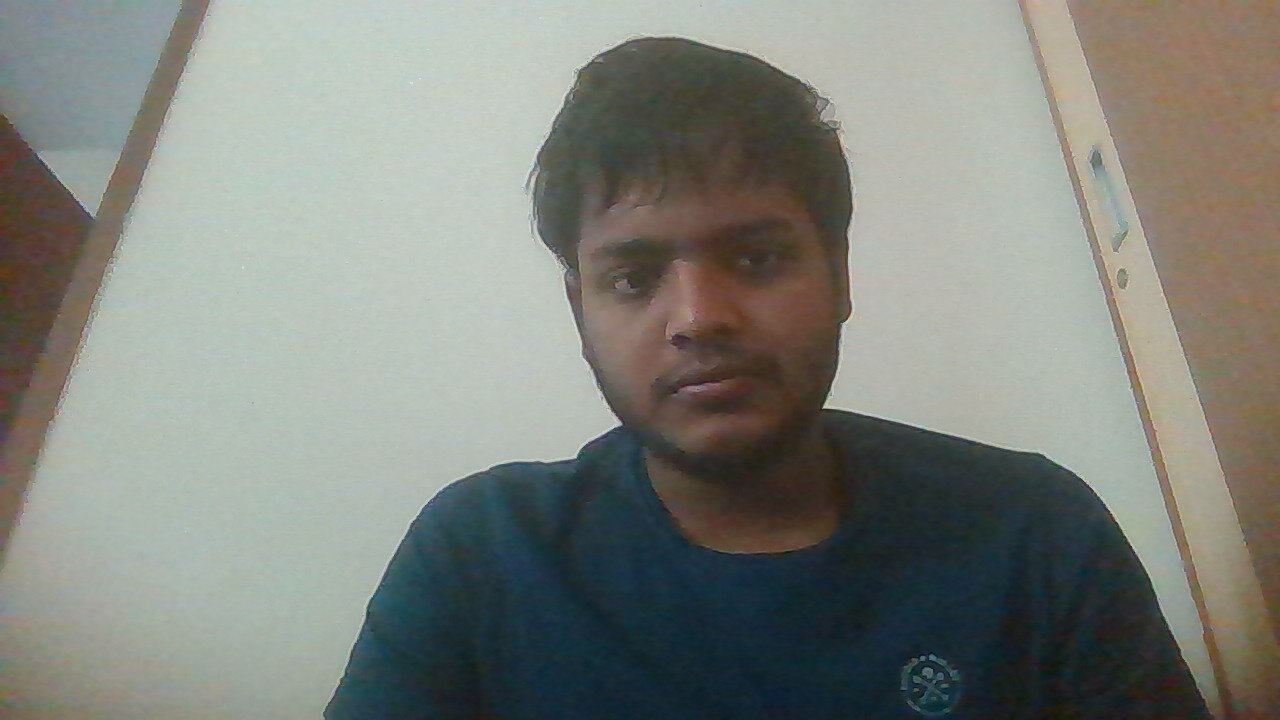
#> input picture input.jpg, 1280 x 720 px
$ python g2.py
#> lines starting #> are read from the running program, lines starting #| are printed output that depends on the picture; after the words box and inside, x2 and y2 are one past the last pixel; in counts of white or black regions, pixels touching at a corner belong together
import cv2
import numpy as np
from PIL import Image, ImageFilter


def ghiblify_image(
    input_path,
    output_path,
    saturation_factor=1.4,
    brightness_factor=1.1,
    edge_preserve=True,
    cartoon_strength=3,
    blur_radius=1,
):
    """
    Apply a Studio Ghibli-inspired artistic style to an image.

    Parameters:
    - input_path: Path to the input image
    - output_path: Path to save the output image
    - saturation_factor: Increase color saturation (1.0 = no change)
    - brightness_factor: Adjust brightness (1.0 = no change)
    - edge_preserve: Whether to preserve edges
    - cartoon_strength: Strength of cartoon effect (1-5)
    - blur_radius: Radius for edge-preserving blur
    """
#> called with input_path = 'input.jpg', output_path = 'ghibli_output.jpg', saturation_factor = 1.4, brightness_factor = 1.1, edge_preserve = True, cartoon_strength = 3, blur_radius = 1

    # Read the image
    img = cv2.imread(input_path)
#> img is the input picture: shape (720, 1280, 3); mean B, G, R 124.1, 130.9, 127.9
    if img is None:
        raise ValueError("Image not found or unable to read")

    # Convert to PIL Image for some operations
    pil_img = Image.fromarray(cv2.cvtColor(img, cv2.COLOR_BGR2RGB))

    # 1. Soften the image with edge-preserving blur
    if edge_preserve:
        blurred = cv2.bilateralFilter(img, d=9, sigmaColor=75, sigmaSpace=75)
    else:
        blurred = cv2.GaussianBlur(img, (5, 5), 0)

    # 2. Enhance colors (Ghibli style often has vibrant colors)
    hsv = cv2.cvtColor(blurred, cv2.COLOR_BGR2HSV)
#> hsv: shape (720, 1280, 3); mean H, S, V 54.5, 49.8, 136.8
    hsv[..., 1] = np.clip(hsv[..., 1] * saturation_factor, 0, 255)
#> hsv: shape (720, 1280, 3); mean H, S, V 54.5, 69.3, 136.8
    hsv[..., 2] = np.clip(hsv[..., 2] * brightness_factor, 0, 255)
#> hsv: shape (720, 1280, 3); mean H, S, V 54.5, 69.3, 150.1
    color_enhanced = cv2.cvtColor(hsv, cv2.COLOR_HSV2BGR)

    # 3. Apply a slight painterly effect
    painterly = cv2.stylization(color_enhanced, sigma_s=60, sigma_r=0.45)
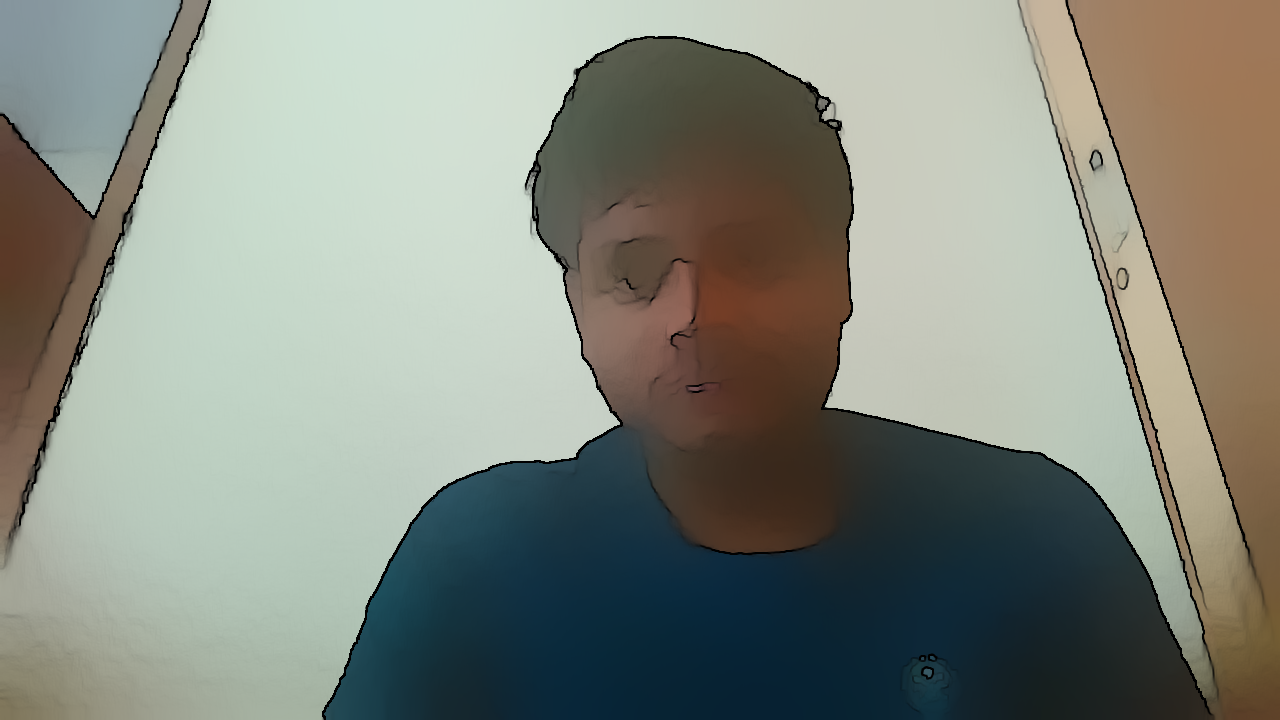
#> painterly: shape (720, 1280, 3); mean B, G, R 126.7, 136.8, 132

    # 4. Add a subtle glow effect (Ghibli-style lighting)
    glow = cv2.addWeighted(
        painterly, 0.7, cv2.GaussianBlur(painterly, (0, 0), 10), 0.3, 0
    )

    # 5. Optional cartoon effect
    if cartoon_strength > 0:
        gray = cv2.cvtColor(glow, cv2.COLOR_BGR2GRAY)
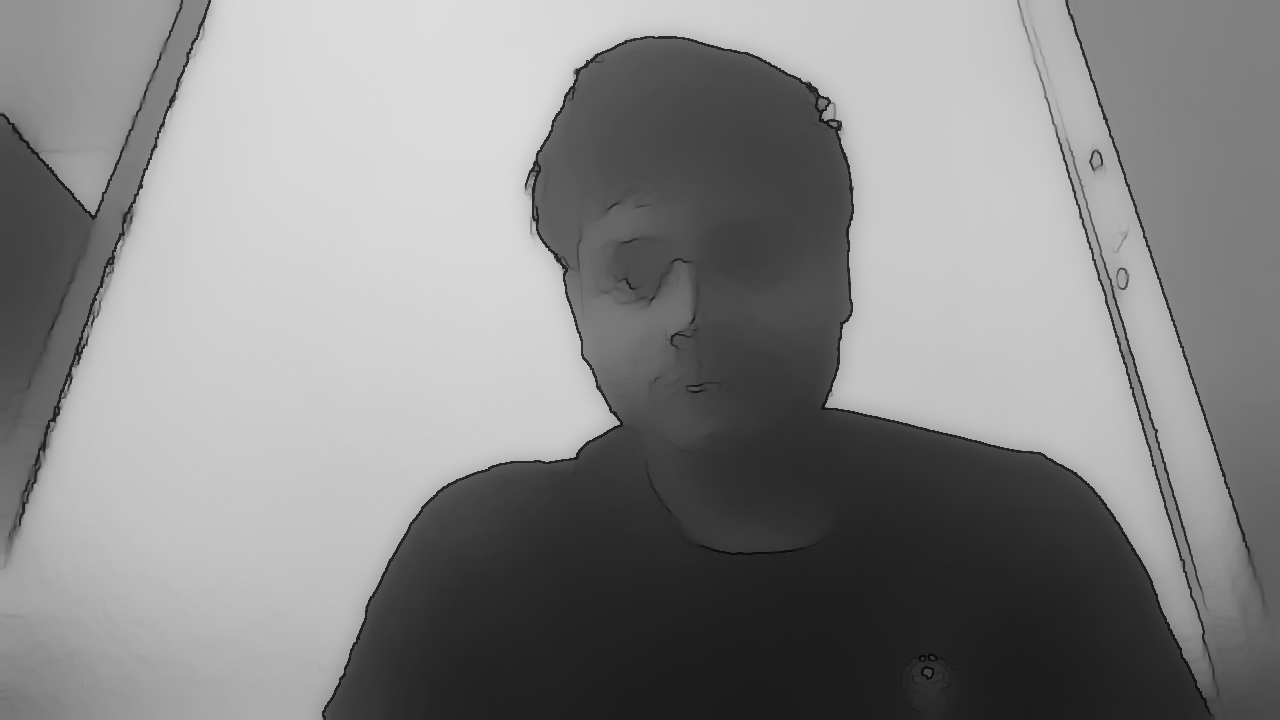
#> gray: shape (720, 1280); min 10, max 220, mean 134.2
        gray = cv2.medianBlur(gray, 7)
        edges = cv2.adaptiveThreshold(
            gray,
            255,
            cv2.ADAPTIVE_THRESH_MEAN_C,
            cv2.THRESH_BINARY,
            blockSize=9,
            C=2 + cartoon_strength,
        )
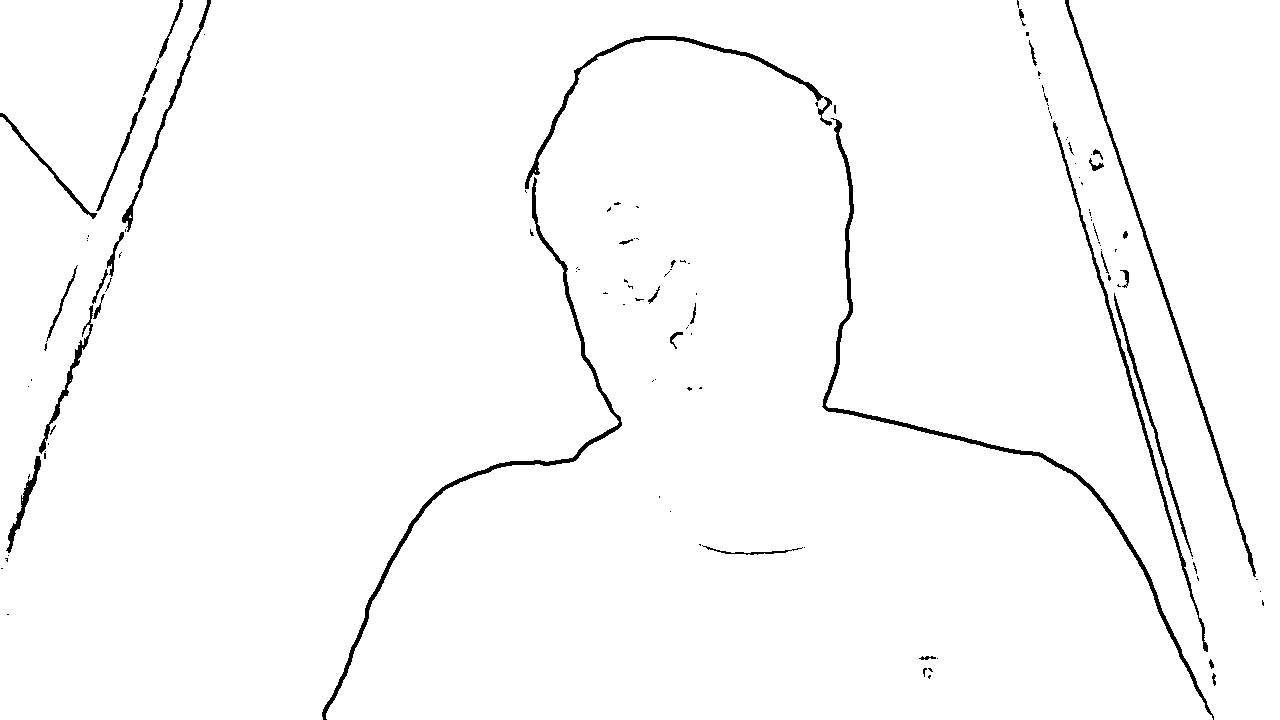
#> edges: shape (720, 1280); 98% white; 122 black regions (86 under 20 px), largest, box (x1, y1, x2, y2) and area: (822, 118, 1214, 720) 3435, (322, 177, 622, 720) 2964, (1065, 0, 1256, 577) 2011
        edges = cv2.cvtColor(edges, cv2.COLOR_GRAY2BGR)
        cartoon = cv2.bitwise_and(glow, edges)
        final = cv2.addWeighted(glow, 0.7, cartoon, 0.3, 0)
    else:
        final = glow

    # 6. Apply a slight vignette effect
    rows, cols = final.shape[:2]
#> rows = 720; cols = 1280
    vignette = np.zeros((rows, cols, 3), dtype=np.float32)
    x = np.linspace(-1, 1, cols)
#> x = 1280 values from -1 to 1
    y = np.linspace(-1, 1, rows)
#> y = 720 values from -1 to 1
    X, Y = np.meshgrid(x, y)
    radius = np.sqrt(X**2 + Y**2)
    radius = radius / np.max(radius)
    vignette = 1 - 0.6 * radius**2
    vignette = np.dstack([vignette] * 3)
    final = (final * vignette).astype(np.uint8)
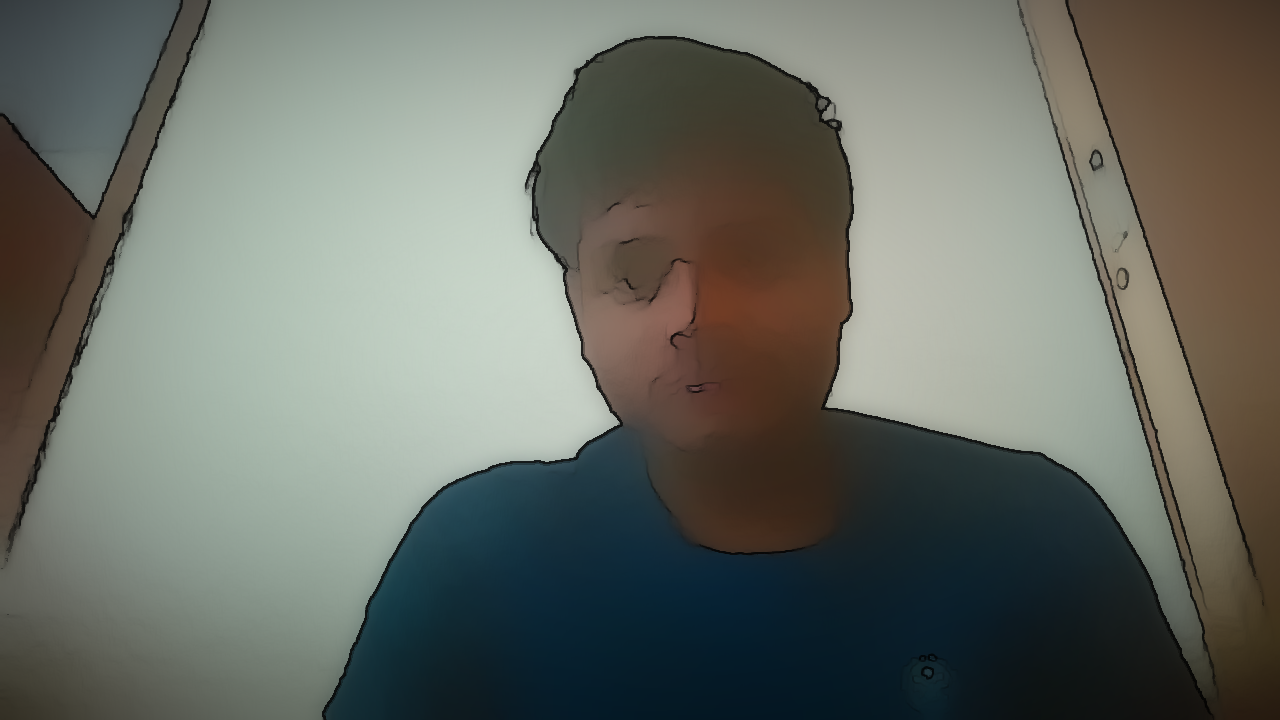
#> final: shape (720, 1280, 3); mean B, G, R 100.9, 108.7, 104.7

    # Convert back to PIL and apply final touches
    final_pil = Image.fromarray(cv2.cvtColor(final, cv2.COLOR_BGR2RGB))

    # 7. Soften highlights
    final_pil = final_pil.filter(ImageFilter.GaussianBlur(radius=blur_radius))

    # Save the result
    final_pil.save(output_path)
    print(f"Ghibli-fied image saved to {output_path}")


# Example usage
if __name__ == "__main__":
    input_image = "input.jpg"  # Replace with your image path
    output_image = "ghibli_output.jpg"
    ghiblify_image(input_image, output_image)
